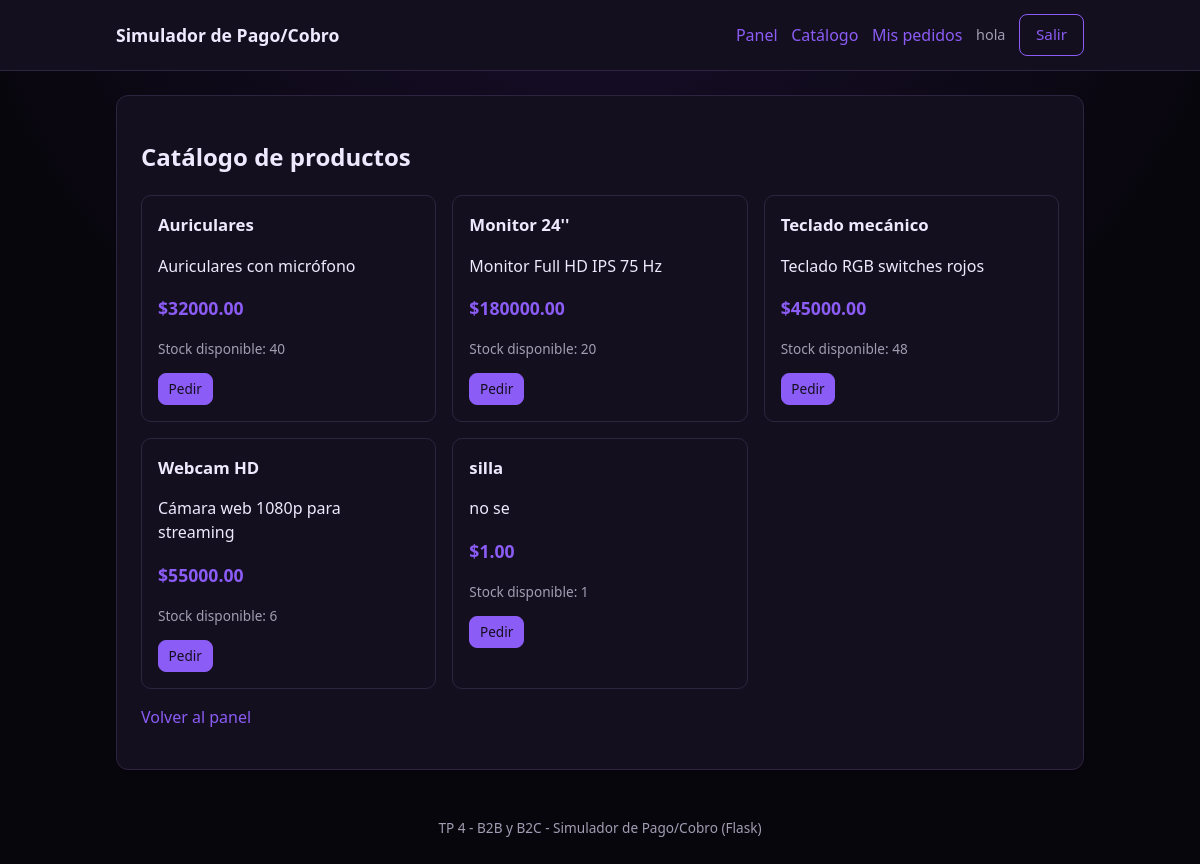
The app's page /catalogo (signed in) with its own data.
### models.py (models this page shows, shortened)
class Usuario(UserMixin, db.Model):
    __tablename__ = "usuario"
    id = db.Column(db.Integer, primary_key=True)
    nombre = db.Column(db.String(100), nullable=False)
    email = db.Column(db.String(120), unique=True, nullable=False)
    password = db.Column(db.String(200), nullable=False)
    rol = db.Column(db.String(20), default="cliente", nullable=False)
    pedidos = db.relationship("Pedido", backref="usuario", lazy=True)

class Producto(db.Model):
    __tablename__ = "producto"
    id = db.Column(db.Integer, primary_key=True)
    nombre = db.Column(db.String(100), nullable=False)
    descripcion = db.Column(db.String(300))
    precio = db.Column(db.Float, nullable=False)
    stock = db.Column(db.Integer, nullable=False)
    pedidos = db.relationship("Pedido", backref="producto", lazy=True)

### app.py (the view)
@app.route("/catalogo")
@rol_requerido("cliente")
def catalogo():
    lista_productos = (
        Producto.query.filter(Producto.stock > 0)
        .order_by(Producto.nombre)
        .all()
    )
    return render_template("catalogo.html", productos=lista_productos)

### app.py (called while the page is built)
@login_manager.user_loader
def cargar_usuario(user_id):
    return db.session.get(Usuario, int(user_id))

def rol_requerido(rol):
    def decorador(funcion):
        @wraps(funcion)
        @login_required
        def envoltura(*args, **kwargs):
            if current_user.rol != rol:
                abort(403)
            return funcion(*args, **kwargs)
        return envoltura
    return decorador

### templates/catalogo.html (shortened to what this page needs)
{% extends "base.html" %}
{% block contenido %}
<section class="tarjeta">
    <h1>Catálogo de productos</h1>
    {% if productos %}
        <div class="grilla">
            {% for producto in productos %}
                <div class="producto">
                    <h2>{{ producto.nombre }}</h2>
                    <p>{{ producto.descripcion or "Sin descripción" }}</p>
                    <p class="precio">${{ "%.2f"|format(producto.precio) }}</p>
                    <p class="stock">Stock disponible: {{ producto.stock }}</p>
                    <a class="boton boton-chico" href="{{ url_for('nuevo_pedido') }}">Pedir</a>
                </div>
            {% endfor %}
        </div>
    {% else %}
        <p>No hay productos disponibles por el momento.</p>
    {% endif %}
    <p><a href="{{ url_for('cliente') }}">Volver al panel</a></p>
</section>
{% endblock %}

### templates/base.html (shortened to what this page needs)
<!DOCTYPE html>
<html lang="es">
<head>
    <link rel="stylesheet" href="{{ url_for('static', filename='style.css') }}">
</head>
<body>
    <header class="cabecera">
        <div class="contenedor">
            <a class="logo" href="{{ url_for('inicio') }}">Simulador de Pago/Cobro</a>
            <nav class="navegacion">
                {% if current_user.is_authenticated %}
                    {% if current_user.rol == "admin" %}
                        <a href="{{ url_for('admin') }}">Panel</a>
                        <a href="{{ url_for('productos') }}">Productos</a>
                        <a href="{{ url_for('admin_pedidos') }}">Pedidos</a>
                    {% else %}
                        <a href="{{ url_for('cliente') }}">Panel</a>
                        <a href="{{ url_for('catalogo') }}">Catálogo</a>
                        <a href="{{ url_for('mis_pedidos') }}">Mis pedidos</a>
                    {% endif %}
                    <span class="usuario">{{ current_user.nombre }}</span>
                    <a class="boton boton-secundario" href="{{ url_for('logout') }}">Salir</a>
                {% else %}
                    <a href="{{ url_for('login') }}">Iniciar sesión</a>
                    <a class="boton" href="{{ url_for('registro') }}">Registrarse</a>
                {% endif %}
            </nav>
        </div>
    </header>
    <main class="contenedor">
        {% block contenido %}{% endblock %}
    </main>
    <footer class="pie">
        <div class="contenedor">
            TP 4 - B2B y B2C - Simulador de Pago/Cobro (Flask)
        </div>
    </footer>
</body>
</html>

### static/style.css (style rules this page uses)
:root { color-scheme: dark; --color-primario: #8b5cf6; --color-primario-oscuro: #7c3aed; --color-peligro: #ef4444; --color-texto: #ede9fe; --color-suave: #a29db3; --color-borde: #2e2440; --color-fondo: #08060d; --color-blanco: #140f1e; --color-superficie: #1c1527; }
* { box-sizing: border-box; }
body { margin: 0; font-family: "Segoe UI", Roboto, Helvetica, Arial, sans-serif; background: radial-gradient(circle at 50% -20%, #1b1030 0%, var(--color-fondo) 55%) fixed; color: var(--color-texto); line-height: 1.5; min-height: 100vh; }
.contenedor { width: 100%; max-width: 1000px; margin: 0 auto; padding: 0 1rem; }
a { color: var(--color-primario); text-decoration: none; }
.cabecera { background: var(--color-blanco); border-bottom: 1px solid var(--color-borde); }
.cabecera .contenedor { display: flex; align-items: center; justify-content: space-between; gap: 1rem; padding-top: 0.85rem; padding-bottom: 0.85rem; flex-wrap: wrap; }
.logo { font-weight: 700; font-size: 1.1rem; color: var(--color-texto); }
.navegacion { display: flex; align-items: center; gap: 0.85rem; flex-wrap: wrap; }
.navegacion .usuario { color: var(--color-suave); font-size: 0.9rem; }
.boton { display: inline-block; background: var(--color-primario); color: var(--color-blanco) !important; padding: 0.55rem 1rem; border-radius: 8px; border: 1px solid var(--color-primario); cursor: pointer; font-size: 0.95rem; text-decoration: none !important; transition: background 0.15s ease; }
.boton-secundario { background: transparent; color: var(--color-primario) !important; }
.boton-chico { padding: 0.3rem 0.6rem; font-size: 0.85rem; }
.tarjeta { background: var(--color-blanco); border: 1px solid var(--color-borde); border-radius: 12px; padding: 1.5rem; margin: 1.5rem 0; box-shadow: 0 1px 3px rgba(0, 0, 0, 0.05); }
.grilla { display: grid; grid-template-columns: repeat(auto-fill, minmax(220px, 1fr)); gap: 1rem; margin: 1rem 0; }
.producto { border: 1px solid var(--color-borde); border-radius: 10px; padding: 1rem; }
.producto h2 { font-size: 1.05rem; margin: 0 0 0.5rem; }
.producto .precio { font-weight: 700; color: var(--color-primario); font-size: 1.1rem; }
.producto .stock { color: var(--color-suave); font-size: 0.85rem; }
.pie { color: var(--color-suave); font-size: 0.85rem; text-align: center; padding: 1.5rem 1rem 2rem; }

### records on screen
Usuario: nombre "hola"
Producto: nombre "Auriculares", descripcion "Auriculares con micrófono", precio "32000.00", stock "40"
Producto: nombre "Monitor 24''", descripcion "Monitor Full HD IPS 75 Hz", precio "180000.00", stock "20"
Producto: nombre "Teclado mecánico", descripcion "Teclado RGB switches rojos", precio "45000.00", stock "48"
Producto: nombre "Webcam HD", descripcion "Cámara web 1080p para streaming", precio "55000.00", stock "6"
Producto: nombre "silla", descripcion "no se", precio "1.00", stock "1"
